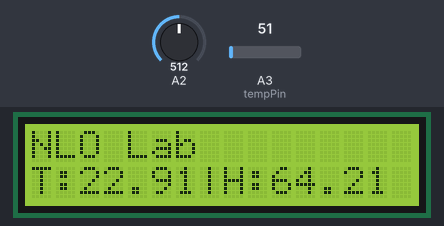
This sketch was run on a simulated Arduino Uno, built with avr-gcc and run on an emulated ATmega328P. Shown: 16×2 character LCD. The test bench sets the inputs (shaded band); at power-on: A3 (tempPin) = 51, A2 = 512.

Above: at 3.5 s.
3.6 s: A3 (tempPin) set to 73
At 6.5 s:
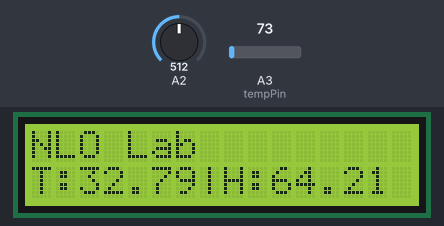
6.6 s: A3 (tempPin) set to 86
At 8.3 s:
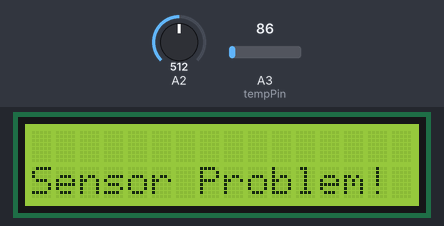
9.6 s: A3 (tempPin) set to 71
At 12.4 s:
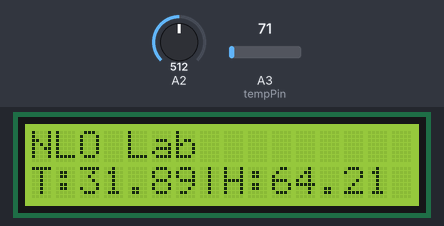
12.6 s: A2 set to 306
At 15.5 s:
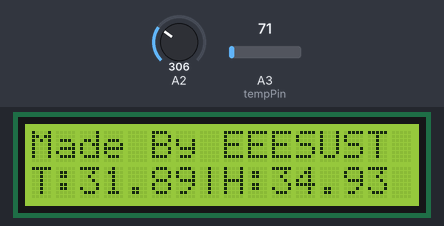
15.6 s: A2 set to 658
18.6 s: A2 set to 685
At 20.3 s:
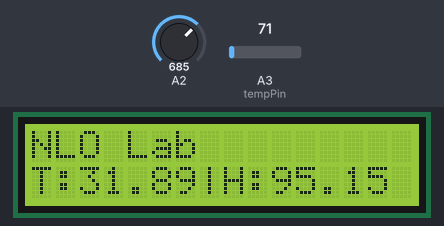
Timing chart, 0 to 21.8 s (numbered marks = the images above; inputs shaded):
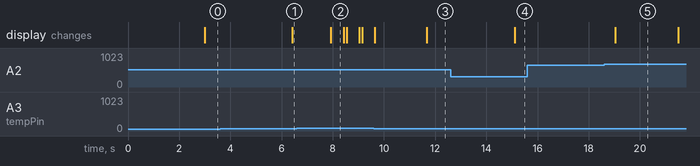

The sketch:

Weather_station_Code_temp_humidity_ver1_2.ino
```cpp
//Code for ATMEGA328
// including temperature and humidity and rain
// Code by Shahadat Hussain Parvez. Mail at shparvez001@gmail.com, http://www.shparvez.net
#include <avr/io.h>

#include <LiquidCrystal.h>


byte deg[8] =
{
    0b00011,
    0b00011,
    0b00000,
    0b00000,
    0b00000,
    0b00000,
    0b00000,
    0b00000
};


float tempc = 0;  // variable for holding Celcius temp (floating for decimal points precision)
int tempPin = 3;  // Declaring the Analog input to be 0 (A0) of Arduino board.
float samples[8]; // array to hold 8 samples for Average temp calculation
float maxi = 0,mini = 100; // max/min temperature variables with initial values. LM35 in simple setup only measures Temp above 0.
int i;
float rhsense = 0;
float rh = 0;
float k=0;


LiquidCrystal lcd(10, 9, 5, 6, 7, 8);


void setup ()
{

    lcd.begin(16, 2);


    lcd.setCursor(0, 0);
    lcd.print("Made By EEESUST");


    delay(1000);

}

void loop()
{

  //  lcd.clear();


    lcd_all();
    lcd_all();
    lcd_all();
    lcd_eee();


}


void lcd_all( )
{
      init_temp();
    init_humidity( );

    lcd.setCursor(0, 0);
    lcd.print("NLO Lab                ");


    lcd.setCursor(0, 1);
    lcd.print("T:");
    lcd.setCursor(2, 1);
    lcd.print(tempc);


    lcd.setCursor(7, 2);
    lcd.print("|");


    lcd.setCursor(8, 1);
    lcd.print("H:");
    lcd.setCursor(10, 1);
    lcd.print(rh);
    //lcd.setCursor(7, 1);
    //lcd.print(" %");

    delay(1500);


}

void lcd_eee( )
{


    init_temp();
    init_humidity( );


    lcd.setCursor(0, 0);
    lcd.print("Made By EEESUST");

    lcd.setCursor(0, 1);
    lcd.print("T:");
    lcd.setCursor(2, 1);
    lcd.print(tempc);


    lcd.setCursor(7, 2);
    lcd.print("|");


    lcd.setCursor(8, 1);
    lcd.print("H:");
    lcd.setCursor(10, 1);
    lcd.print(rh);


    delay(2000);


}


void init_temp( )
{
    tempc=0;

    //      tempc=( 4 * analogRead(tempPin) * 100.0) / 1024.0;

    for(i = 0; i<=7; i++)
    {
        samples[i] = 20;
    }


    // Start of calculations FOR loop.
    for(i = 0; i<=7; i++) // gets 8 samples of temperature
    {
        samples[i] = (4.6 * analogRead(tempPin) * 100.0) / 1024.0;

        if ((samples[i] - samples[i-1])>35)
        {
            i--;
            lcd.clear();
            lcd.setCursor(0, 1);
            lcd.print("Sensor Problem! ");
            delay(500);
            lcd.clear();
            delay(100);
            continue;
        }

        tempc = tempc + samples[i]; // do the addition for average temperature
        delay(120); // wait 80ms
    }

    tempc = tempc/8.0; // calculated the averare of 8 samples in Celcius


}


void init_humidity( )
{
    rh=0;

    for(i = 0; i<=7; i++)
    {
        samples[i] = 100;
    }

    for(i = 0; i<=7; i++) // gets 8 samples of temperature
    {


        rhsense = (analogRead(A2));
        k=(rhsense*5)/1024;

        // rh = ((30.855*(rhsense/204.6))-11.504);
//          rh=4.8008*k*k*k*k*k-47.772*k*k*k*k+ 184.64*k*k*k-343.78*k*k+334.28* k + -110.6 ;


        samples[i] = 4.8008*k*k*k*k*k-47.772*k*k*k*k+ 184.64*k*k*k-343.78*k*k+334.28* k + -110.6 ;

        if ((samples[i] - samples[i-1])>95)
        {
            i--;
            lcd.clear();
            lcd.setCursor(0, 1);
            lcd.print("Sensor Problem! ");
            delay(500);

            lcd.clear();
            delay(100);
            continue;
        }
        rh = rh + samples[i]; // do the addition for average HUmidity
        delay(120); // wait 800ms
    }

    rh = rh/8.0;


}
```

Measured:
- the behaviour switches between 77 and 78 on A3 (tempPin) (found by bisection; images 1 and 2)
- the behaviour switches between 668 and 669 on A2 (found by bisection; images 4 and 5)
- after the input at 3.6 s, the display: changes after 2.8 s (image 1)
- after the input at 6.6 s, the display: changes after 1.3 s (image 2)
- after the input at 12.6 s, the display: changes after 2.5 s (image 4)
- after the input at 15.6 s, every drawn part: stays the same
- after the input at 18.6 s, the display: changes after 0.44 s (image 5)
- what the display in image 2 shows lasts 0.5 s, from 7.9 s to 8.4 s
